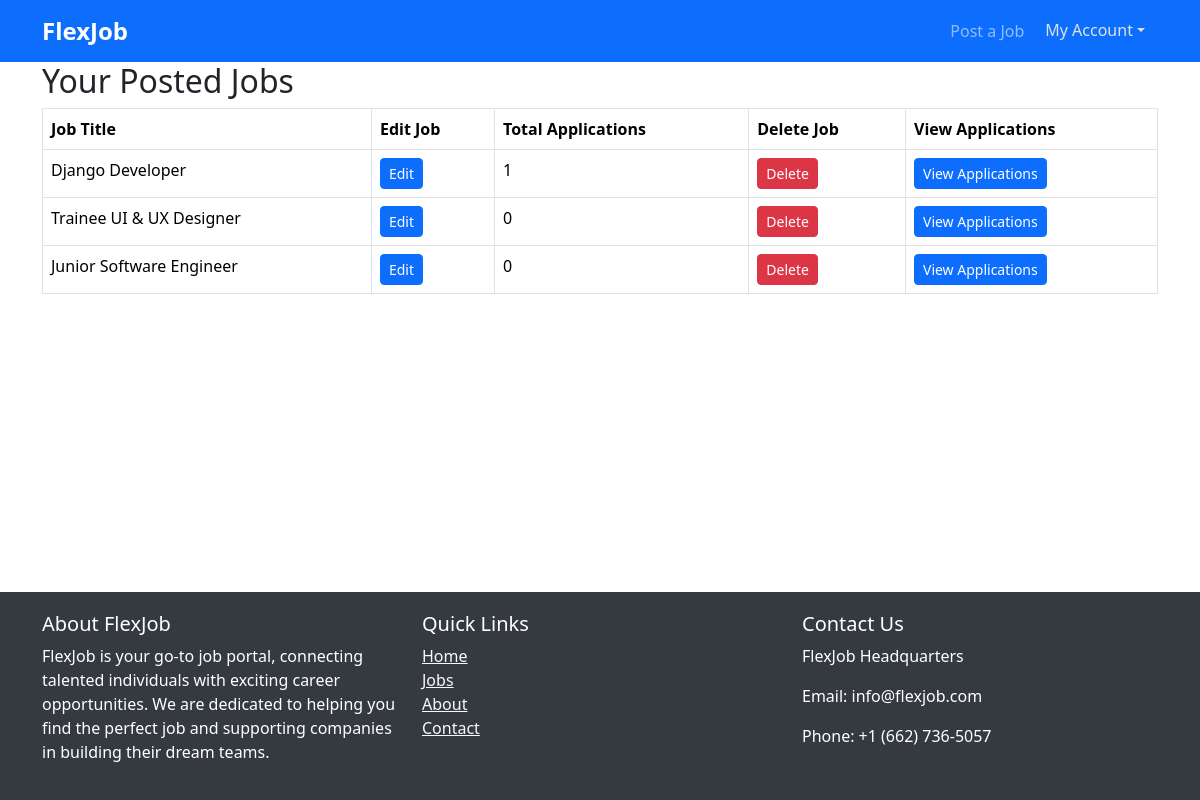
The page /user_jobs/ (signed in) on the database its author committed.
### app_core/models.py (models this page shows, shortened)
class JobPost(models.Model):
    recruiter = models.ForeignKey(RecruiterProfile, on_delete=models.CASCADE)
    title = models.CharField(max_length=255)
    openings = models.PositiveIntegerField()
    category = models.ForeignKey(Category, on_delete=models.CASCADE)
    description = models.TextField()
    skill_set = models.ManyToManyField(Skill)
    posted_at = models.DateTimeField(auto_now_add=True)
    updated_at = models.DateTimeField(auto_now=True)

### app_core/views.py (the view)
# urls.py: path('user_jobs/', user_jobs, name='user_jobs'),
@login_required
def user_jobs(request):
    user_profile = request.user
    jobs = []
    if user_profile.user_type == 'Recruiter':
        jobs = JobPost.objects.filter(recruiter__user_profile=user_profile)
        for job in jobs:
            job.num_applications = AppliedJob.objects.filter(job_post=job).count()
    elif user_profile.user_type == 'JobSeeker':
        jobs = AppliedJob.objects.filter(job_seeker_profile__user_profile=user_profile)
    return render(request, 'user_jobs.html', {'jobs': jobs})

### app_core/templates/user_jobs.html (shortened to what this page needs)
{% extends 'base.html' %}
{% block content %}
  <div class="container">
    {% if user.user_type == 'Recruiter' %}
      <h2>Your Posted Jobs</h2>
      {% if jobs %}
        <table class="table table-bordered">
          <thead>
            <tr>
              <th>Job Title</th>
              <th>Edit Job</th>
              <th>Total Applications</th>
              <th>Delete Job</th>
              <th>View Applications</th>
            </tr>
          </thead>
          <tbody>
            {% for job in jobs %}
              <tr>
                <td>{{ job.title }}</td>
                <td><a href="{% url 'update_job' job_id=job.pk %}" class="btn btn-primary btn-sm"> Edit</a></td>
                <td>{{ job.num_applications }}</td>
                <td>
                  <form method="post" action="{% url 'delete_job' job_id=job.pk %}" class="d-inline">
                    <button type="submit" class="btn btn-danger btn-sm"> Delete</button>
                  </form>
                </td>
                <td><a href="{% url 'view_applications' job_id=job.pk %}" class="btn btn-primary btn-sm"> View Applications</a></td>
              </tr>
            {% endfor %}
          </tbody>
        </table>
      {% else %}
        <p>No jobs to display.</p>
      {% endif %}
    {% endif %}
  </div>
{% endblock %}

### app_core/templates/base.html (style rules this page uses)
body { display: flex; flex-direction: column; min-height: 100vh; }

### rows shown on the page
JobPost: title "Django Developer", num_applications "1"
JobPost: title "Trainee UI & UX Designer", num_applications "0"
JobPost: title "Junior Software Engineer", num_applications "0"
